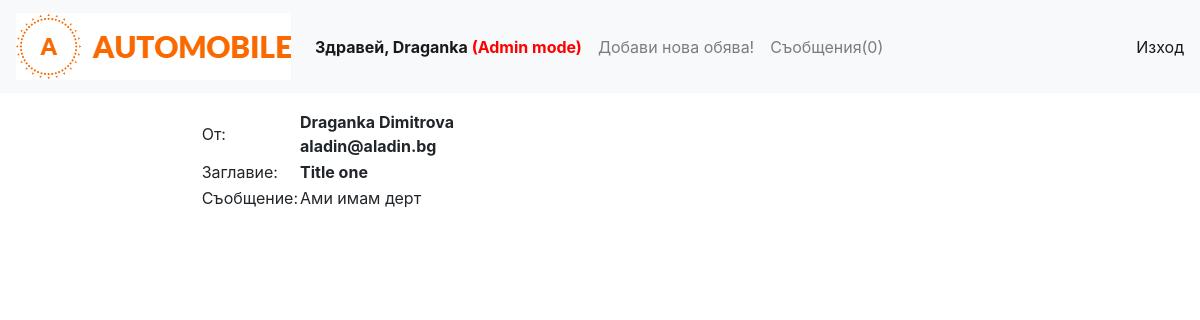
Screenshot of /admin/view_message.php?mess_id=6 (signed in) with the database file from the repository.
### tables this page shows
CREATE TABLE IF NOT EXISTS `users` (
  `id` int(11) NOT NULL AUTO_INCREMENT,
  `username` varchar(50) NOT NULL,
  `password` varchar(128) NOT NULL,
  `email` varchar(64) NOT NULL,
  `first_name` varchar(50) DEFAULT NULL,
  `last_name` varchar(50) DEFAULT NULL,
  PRIMARY KEY (`id`)
);

CREATE TABLE IF NOT EXISTS `admin_messages` (
  `id` int(11) unsigned NOT NULL AUTO_INCREMENT,
  `from_id` int(11) unsigned NOT NULL,
  `title` varchar(255) NOT NULL,
  `message` text NOT NULL,
  `date_sent` datetime NOT NULL DEFAULT CURRENT_TIMESTAMP,
  `isSeen` tinyint(2) unsigned NOT NULL DEFAULT '0',
  PRIMARY KEY (`id`)
);

### admin/view_message.php (called while the page is built, shortened)
<?php
include_once ('../Repository.php');
include_once ('views/header.logged.view.php');
$message_id = $_GET['mess_id'];
$message = Repository::getSome($db, 'admin_messages', 'id', $message_id)[0];
$title = $message->title;
$content = $message->message;
$sender_id = $message->from_id;
$sender = Repository::getSome($db, 'users', 'id', $sender_id)[0];
$sender_first_name = $sender->first_name;
$sender_last_name = $sender->last_name;
$sender_email = $sender->email;
include_once ('views/view_message.view.php');

### Repository.php (called while the page is built, shortened)
<?php
class Repository
{
    public static function getSome(PDO $db, $table, $condition, $value, $columns = ['*']){
        $columns = implode(', ', $columns);
        $stmt = $db->query("SELECT {$columns} FROM {$table} WHERE {$condition}={$value}");
        $result = [];
        while ($row = $stmt->fetchObject()){
            $result[] = $row;
        }
        return $result;
    }
}

### admin/views/view_message.view.php (the view)
<div class="modal-body row">
    <div class="col-md-2"></div>
    <table>
        <tr>
            <td>От:</td>
            <td>
                <strong>
                    <?= $sender_first_name . ' ' . $sender_last_name ?><br>
                    <?= $sender_email ?>
                </strong>
            </td>
        </tr>
        <tr>
            <td>Заглавие:</td>
            <td>
                <strong><?= $title ?></strong>
            </td>
        </tr>
        <tr>
            <td>Съобщение:</td>
            <td>
                <?= $content ?>
            </td>
        </tr>
    </table>
</div>

### rows the page displays
users: first_name "Draganka", last_name "Dimitrova", email "aladin@aladin.bg"
admin_messages: title "Title one", message "Ами имам дерт"

### other values shown
$_SESSION['first_name'] "Draganka"
